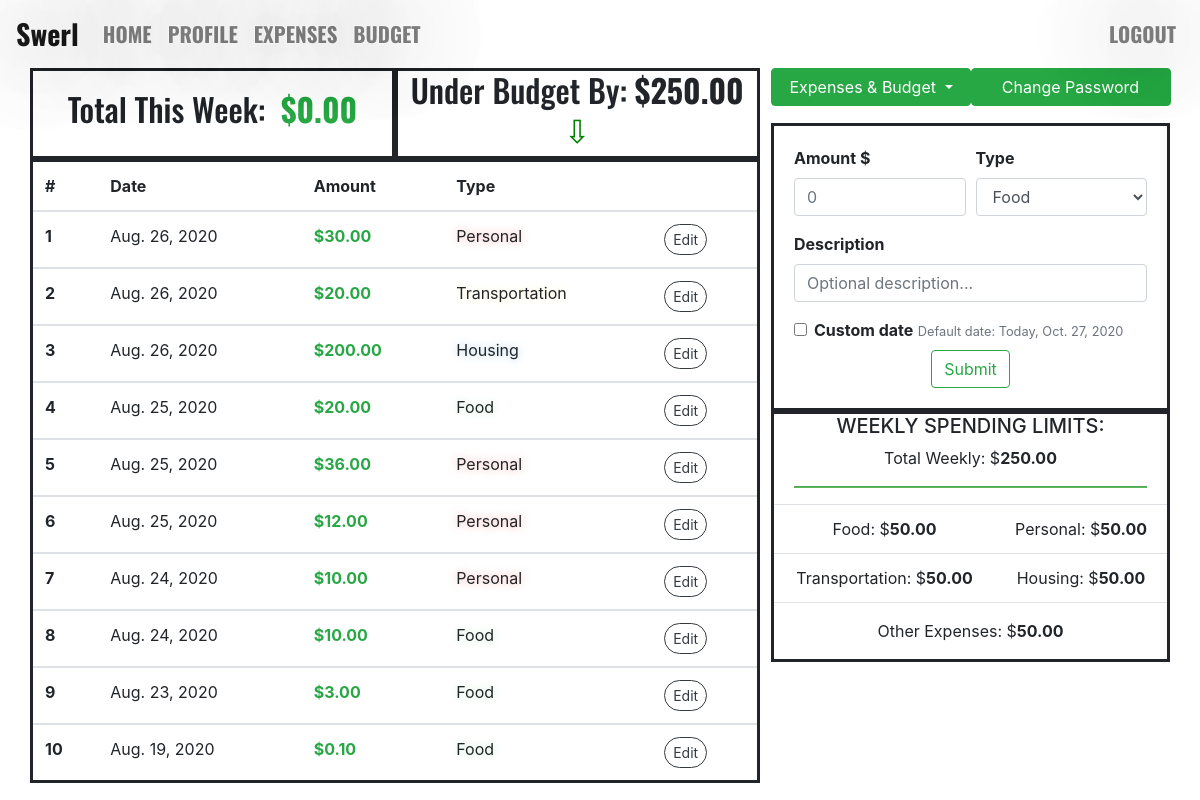
/profile/ (signed in), run on an earlier commit of the app's database.
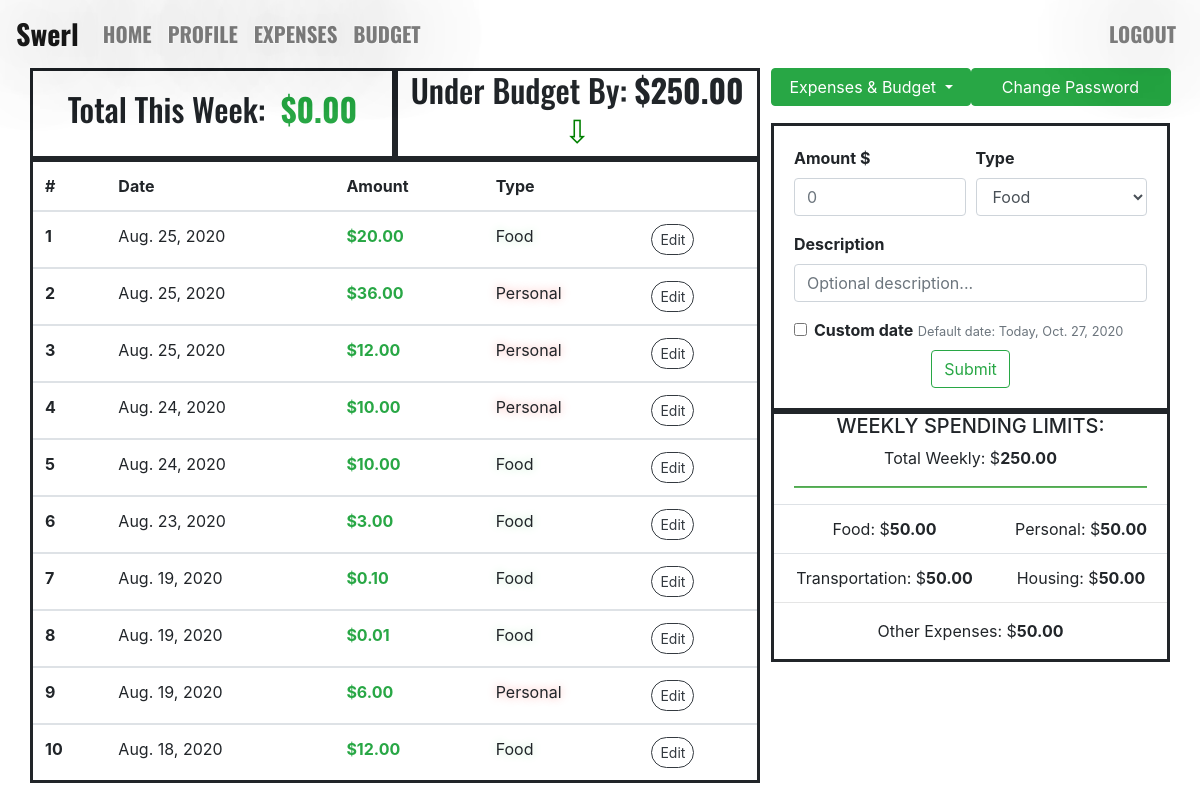
And on a later commit of the database.
### expenses/models.py (models this page shows, shortened)
class Expense(models.Model):
    amount = models.DecimalField(max_digits=11, decimal_places=2)
    expense_date = models.DateField(default=datetime.now, blank=True)
    description = models.CharField(max_length=100, blank=True)
    expense_type = models.CharField(max_length=100)
    author = models.ForeignKey(settings.AUTH_USER_MODEL, on_delete=models.CASCADE)

### swerl_profile/views.py (the view)
# urls.py: path("profile/", profile_page, name="profile_page"),
def profile_page(request):
    if request.user.username:
        author_id = request.user.id
        user_expenses = Expense.objects.filter(author=author_id).order_by("-expense_date")[:10]
        user_budgets = Budget.objects.filter(author=author_id).last()
        user_name = request.user.username
        current_wk = datetime.now().isocalendar()[1]
        current_yr = datetime.now().isocalendar()[0]
        wk_expenses_tuple = Expense.objects.filter(
            author=author_id).filter(expense_date__year=current_yr).filter(
            expense_date__week=current_wk).aggregate(Sum("amount"))
        wk_expenses = wk_expenses_tuple["amount__sum"]
        if wk_expenses is None:
            wk_expenses = 0
        if user_budgets is None:
            budget_difference = 0
        else:
            budget_difference = abs(user_budgets.weekly_spending_total - wk_expenses)
        context = {
            "user_expenses": user_expenses,
            "user_name": user_name,
            "current_date": datetime.now().date(),
            "user_budgets": user_budgets,
            "wk_expenses": wk_expenses,
            "budget_difference": budget_difference,
        }
        return render(request, "swerl_profile/swerl_profile.html", context)
    else:
        return HttpResponseRedirect("/signup")

### templates/swerl_profile/swerl_profile.html (shortened to what the changed rows need)
{% extends "base.html" %}
{% block html %}
<html lang="en">
{% endblock html %}
{% block content %}
<div class="div_box_frame div_flex_equal_column"  style="padding: 30px; padding-top: 0px;">
        <div style="width: 65%; max-height: 90%; margin-right: 1%;">
            <div style="width: 100%; display: flex; background: white;">
                <div class="div_small_box">
                    {% if wk_expenses > user_budgets.weekly_spending_total %}
                        <h2>Total This Week: &nbsp; <h2 class="text-danger"> <b>${{ wk_expenses|floatformat:2 }} </b></h2></h2>
                    {% else %}
                        <h2>Total This Week: &nbsp; <h2 class="text-success"> <b>${{ wk_expenses|floatformat:2 }} </b></h2></h2>
                    {% endif %}
                </div>
                <div class="div_small_box">
                    {% if wk_expenses > user_budgets.weekly_spending_total %}
                        <h2 class="h2_arrow_up"> Over Budget By: <b>${{ budget_difference|floatformat:2 }} </b></h2>
                    {% else %}
                        <h2 class="h2_arrow_down">Under Budget By: <b>${{ budget_difference|floatformat:2 }} </b></h2>
                    {% endif %}
                </div>
            </div>
            <div class="table-responsive">
                <table class="table table-hover" style="border: solid; background: white;">
                    <thead>
                    <tr>
                        <th scope="col">#</th>
                        <th scope="col">Date</th>
                        <th scope="col">Amount</th>
                        <th scope="col">Type</th>
                        <th scope="col"></th>
                    </tr>
                    </thead>
                    {% for user_expense in user_expenses %}
                    <tbody>
                        <tr data-toggle="tooltip" title="{{ user_expense.description }}">
                            <th scope="row">
                                {{ forloop.counter }}
                            </th>
                            <td>
                                {{ user_expense.expense_date }}
                            </td>
                            <td class="text-success">
                                <b>${{ user_expense.amount }}</b>
                            </td>
                            {% if user_expense.expense_type == "food" %}
                                <td class="title_case" style="text-shadow: 0 0 10px #C0ECCC;">{{ user_expense.expense_type }}</td>
                            {% elif user_expense.expense_type == "personal" %}
                                <td class="title_case" style="text-shadow: 0 0 10px #F6A8A6;">{{ user_expense.expense_type }}</td>
                            {% elif user_expense.expense_type == "transportation" %}
                                <td class="title_case" style="text-shadow: 0 0 10px #F9F0C1;">{{ user_expense.expense_type }}</td>
                            {% elif user_expense.expense_type == "housing" %}
                                <td class="title_case" style="text-shadow: 0 0 10px #A5C8E4;">{{ user_expense.expense_type }}</td>
                            {% elif user_expense.expense_type == "other" %}
                                <td class="title_case" style="text-shadow: 0 0 10px #F4CDA6;">{{ user_expense.expense_type }}</td>
                            {% endif %}
                            <td>
                                <a class="btn btn-outline-dark btn-sm"
                                   href="{% url 'expenses_paths:update_expense' pk=user_expense.pk %}"
                                   style="border-radius: 20px;">
                                    Edit
                                </a>
                            </td>
                        </tr>
                    </tbody>
                    {% endfor %}
                </table>
            </div>
        </div>
</div>
{% endblock content %}

What changed in the data, as far as the page shows it:
removed Expense: expense_date "Aug. 26, 2020", amount "30.00", expense_type "Personal"
removed Expense: expense_date "Aug. 26, 2020", amount "20.00", expense_type "Transportation"
removed Expense: expense_date "Aug. 26, 2020", amount "200.00", expense_type "Housing"
now on this page (row unchanged): Expense: expense_date "Aug. 19, 2020", amount "0.01", expense_type "Food"
now on this page (row unchanged): Expense: expense_date "Aug. 19, 2020", amount "6.00", expense_type "Personal"
now on this page (row unchanged): Expense: expense_date "Aug. 18, 2020", amount "12.00", expense_type "Food"
